Frame 1 (no input): blank canvas, image omitted
Frame 60 (the mouse pressed at the canvas centre just before this capture): blank canvas, image omitted
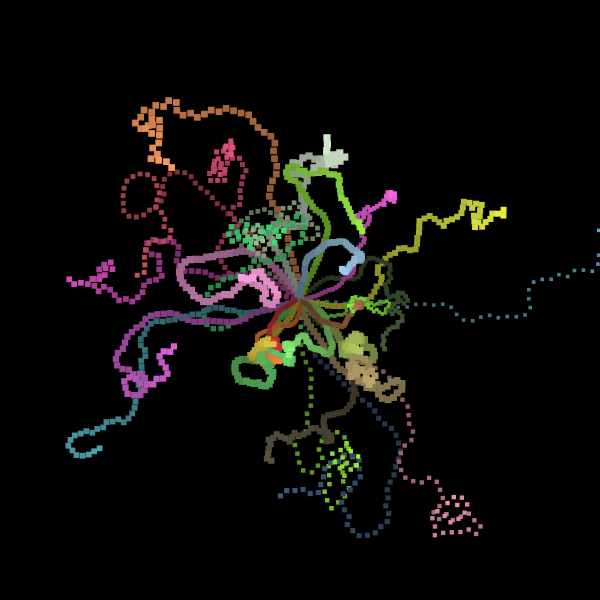
Frame 120 (the mouse held since frame 60 and released just before this capture)

The Processing sketch whose frames 1 and 60 were blank and that drew this single picture after the mouse press (run headless with seeded random() and noise(); from frame 60 on, the mouse is pressed at the canvas centre):

// Processing sketch: Lez_go_des_effets_de_feu_d_artifice
// ── Lez_go_des_effets_de_feu_d_artifice.pde
void setup() {
  size(600, 600);
  background(0);
  rectMode(CENTER);
  noStroke();
}

float timerOpac = 0, timeToOpac = 100, vitesseOpac = 20;
float timerBlack = 0, timeToBlack = 5000;

void draw() {

  TimerOpac();

  for (int i = 0; i<Feux.size(); i++) {
    FeuArtifice feu = Feux.get(i);

    feu.Update();

    if (feu.Mort()) Feux.remove(i);
  }
}

void TimerOpac() {
  if (millis() - timerOpac > timeToOpac) {
    timerOpac = millis();
    push();
    fill(0, 0, 0, vitesseOpac);
    rectMode(CORNER);
    rect(0, 0, width, height);
    pop();
  }
  
  if (millis() - timerBlack > timeToBlack) {
    timerBlack = millis();
    BackgroundBlack();
  }
}

void BackgroundBlack() {
  if (Feux.size() == 0) {
    background(0);
    println("Reset fond");
  }
}

ArrayList<FeuArtifice> Feux = new ArrayList<FeuArtifice>();

public class FeuArtifice {

  PVector pos;
  float puis, nombre = 20;
  ArrayList<Particule> Particules = new ArrayList<Particule>();
  boolean mort;

  FeuArtifice(float x, float y) {
    pos = new PVector(x, y);
    nombre = int(random(nombre/2, nombre*2));
    puis = 10;

    for (int i = 0; i<nombre; i++) {
      Particules.add(new Particule());
    }

    println("feu");
  }

  public void Update() {
    push();
    translate(pos.x, pos.y);

    for (int i = 0; i<Particules.size(); i++) {
      Particule part = Particules.get(i);

      part.Update();

      if (part.Mort()) Particules.remove(i);
    }

    if (Particules.size() == 0) {
      mort = true;
      BackgroundBlack();
      println("a plus feu");
    }

    pop();
  }

  boolean Mort() {
    return mort;
  }
}

public class Particule {

  private PVector pos, dir, vel, apos;
  private float speed, angleN, timer, timeLimit, timeStart, taille, fluctuation = 2;
  private float maxTime = 3, maxTaille = 5, maxSpeed = 5;
  private color couleur;
  private boolean mort;

  Particule() {
    speed = random(maxSpeed/3, maxSpeed*2);

    pos = new PVector(0, 0);
    apos = new PVector(0, 0);
    dir = PVector.random2D();
    vel = dir.setMag(speed);
    couleur = color(int(random(50, 255)), int(random(50, 255)), int(random(50, 255)));
    taille = random(maxTaille/1.5, maxTaille*1.5);
    timeLimit = random(maxTime/2, maxTime*2);
    fluctuation = random(fluctuation/1.5, fluctuation*1.5);

    timeStart = millis();
  }

  public void Update() {
    Timer();
    Deplacement();
    Display();
  }

  public boolean Mort() {
    return mort;
  }

  private void Timer() {
    timer = (millis() - timeStart)/1000;
    if (timer > timeLimit) mort = true;
  }

  private void Deplacement() {
    apos = pos;

    float angleRange = timer*fluctuation;
    angleN = random(-angleRange, angleRange);

    dir.rotate(angleN);
    vel = dir.setMag(speed);

    pos.add(vel);
  }

  private void Display() {
    push();

    fill(couleur);
    rect(pos.x, pos.y, taille, taille);

    stroke(couleur);
    line(pos.x, pos.y, apos.x, apos.y);

    pop();
  }
}

void mousePressed() {
  Feux.add(new FeuArtifice(mouseX, mouseY));
  
  timerBlack = millis();
}
